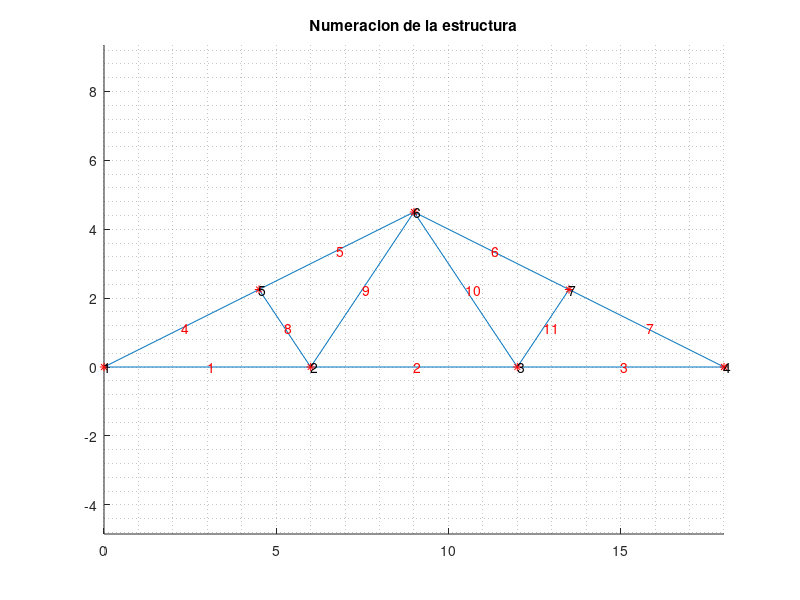

This figure's MATLAB source: (Note: this script raises an error after producing the figure.)
clear, clc, close all

%% constantes
X = 1; Y = 2; TH = 3;

%% Unidades en kN y m
xnod = [ ...  % coordenadas de cada nodo [x, y]
      0      0
    6.0      0
   12.0      0
   18.0      0
    4.5   2.25
    9.0   4.50
   13.5   2.25  ];

% LaG: local a global: matriz que relaciona nodos locales y globales
% fila = barra
% col1 = nodo global asociado a nodo local 1
% col2 = nodo global asociado a nodo local 2
% (se lee la barra x va del nodo i al nodo j)

% nod1  nod2 material  tipo(1=EE,2=ER,3=RR)
barra = [
     2     1     2     3    %  1   2=empotrado, 1=rotula
     2     3     2     3    %  2
     3     4     2     3    %  3
     5     1     1     3    %  4   5=empotrado, 1=rotula
     5     6     1     3    %  5
     7     6     1     3    %  6   7=empotrado, 6=rotula
     7     4     1     3    %  7
     5     2     1     3    %  8
     2     6     1     3    %  9
     6     3     1     3    % 10
     3     7     1     3 ]; % 11
 
LaG = barra(:,[1 2]);  % local a global
mat = barra(:,3);      % material

%    area      inercias_y       modulo de elast.  densidad
%    A(m^2)     I(m^4)          E(kPa)            (kg/m3)
props = [...
    pi*0.04^2  pi*0.04^4/4        200e6            7800     % inclinado
    0.04*0.04  0.04*0.04^3/12     200e6            7800  ]; % horizontal
% seccion circular de radio 4 cm para los elementos inclinados
% seccion rectangular de lado 4 cm para los elementos horizontales
A = props(mat,1); I = props(mat,2); E = props(mat,3); rho = props(mat,4);

%% Se calcula la carga por peso propio asociada a cada barra [kN/m]
wpp = -A.*(rho/1000)*9.81;

nno  = size(xnod,1); % numero de nodos (numero de filas de xnod)
nbar = size(LaG,1);  % numero de EFs (numero de filas de LaG)

%% gdl: grados de libertad
% fila = nodo
% col1 = gdl en direccion x
% col2 = gdl en direccion y
% col3 = gdl en direccion angular antihoraria
gdl = [ ...
   1    2     % 1  % nodos vs grados de libertad
   3    4     % 2
   5    6     % 3
   7    8     % 4
   9   10     % 5
  11   12     % 6
  13   14  ]; % 7

ngdl = nanmax(gdl(:));  % numero de grados de libertad


%% Se definen los gdl asociados a cada barra
idx = cell(nbar,1);
for e = 1:nbar
   switch barra(e,4) 
      case 1 %EE
         idx{e} = [ gdl(LaG(e,1),[1 2 3]) gdl(LaG(e,2),[1 2 3]) ];    
      case 2 %ER
         idx{e} = [ gdl(LaG(e,1),[1 2 3]) gdl(LaG(e,2),[1 2])   ];             
      case 3 %RR
         idx{e} = [ gdl(LaG(e,1),[1 2])   gdl(LaG(e,2),[1 2])   ];                      
   end   
end

%% cargas aplicadas (gdl carga)
ang = atan2(4.5,3);
cargas_aplica = [ ...
   gdl(2,Y)  -20    
   gdl(3,Y)  -40 
   gdl(5,Y)  -12 
   
   gdl(6,X)  -10*cos(ang)
   gdl(6,Y)  -10*sin(ang)   
   
   gdl(7,X)  -20*cos(ang)
   gdl(7,Y)  -20*sin(ang)   
   
   gdl(4,X)  -10*cos(ang)
   gdl(4,Y)  -10*sin(ang) ];
dofs_cargados  = cargas_aplica(:,1);

fg = zeros(ngdl, 1);
fg(dofs_cargados) = cargas_aplica(:,2);

%% Se calculan las coordenadas x1,y1, x2,y2 de cada barra
x1 = xnod(LaG(:,1), X);  x2 = xnod(LaG(:,2), X);
y1 = xnod(LaG(:,1), Y);  y2 = xnod(LaG(:,2), Y);

%% Se dibuja la estructura junto con su numeracion
figure(1); 
hold on;
cgx = (x1 + x2)/2; cgy = (y1 + y2)/2;   % centro de gravedad
for e = 1:nbar
   line([x1(e) x2(e)], [y1(e) y2(e)]);
   
   % Calculo la posicion del centro de gravedad del triangulo
   h = text(cgx(e), cgy(e), num2str(e)); set(h,'Color', [1 0 0]);
end

axis equal
grid minor
plot(xnod(:,X), xnod(:,Y), 'r*');
text(xnod(:,X), xnod(:,Y), num2str((1:nno)'));
title('Numeracion de la estructura');

%% fuerzas nodales equivalentes para las diferentes barras
% (en este ejemplo las fuerzas nodales equivalentes estas siendo 
% especificadas con respecto al sistema de coordenadas globales)
feloc = cell(nbar,1);

%% ensamblo la matriz de rigidez global
Kg   = zeros(ngdl);   % separo memoria
Ke  = cell(nbar,1);
T   = cell(nbar,1);
for e = 1:nbar  % para cada barra   
   % se calcula la matriz de transformacion de coordenadas para la barra e   
   % y la matriz de rigidez local expresada en el sistema de coordenadas 
   % locales para la barra e  
   switch length(idx{e})
      case 4
         [T{e},Kloc] = Te_Keloc_RR(A(e), E(e),       x1(e), y1(e), x2(e), y2(e));
         feloc{e}    = feloc_RR   (wpp(e),           x1(e), y1(e), x2(e), y2(e));
      case 5
         [T{e},Kloc] = Te_Keloc_ER(A(e), E(e), I(e), x1(e), y1(e), x2(e), y2(e));
         feloc{e}    = feloc_ER(wpp(e),              x1(e), y1(e), x2(e), y2(e));
      case 6
         [T{e},Kloc] = Te_Keloc_EE(A(e), E(e), I(e), x1(e), y1(e), x2(e), y2(e));
         feloc{e}    = feloc_EE(wpp(e),              x1(e), y1(e), x2(e), y2(e));         
   end

   % matriz de rigidez local en coordenadas globales
   Ke{e} = T{e}'*Kloc*T{e};
   
   Kg(idx{e},idx{e}) = Kg(idx{e},idx{e}) + Ke{e};  % sumo Ke{e} a K global
   fg(idx{e})        = fg(idx{e}) + T{e}'*feloc{e}; % sumo a f global
end

%% grados de libertad del desplazamiento conocidos (c) y desconocidos (d)
apoyos = [...
   gdl(1,Y)  0
   gdl(4,X)  0   
   gdl(4,Y)  0
];

%% introduciendo los soportes inclinados
Tg = speye(ngdl,ngdl);
ang = -30;
Tg(gdl(1,[X Y]),gdl(1,[X Y])) = [ cosd(ang) sind(ang); -sind(ang) cosd(ang) ];
K = Tg*Kg*Tg';

% convierto a sistema de coordenadas con soportes inclinados
f  = Tg*fg;

%%
% f = vector de fuerzas nodales equivalentes
% q = vector de fuerzas nodales de equilibrio del elemento
% a = desplazamientos

%| qd   |   | Kcc Kcd || ac |   | fd |  Recuerde que qc = 0
%|      | = |         ||    | - |    |
%| qc=0 |   | Kdc Kdd || ad |   | fc | 

% extraigo las submatrices y especifico las cantidades conocidas
c = apoyos(:,1);
d = setdiff(1:ngdl, c);

Kcc = K(c,c); Kcd = K(c,d); fd = f(c);
Kdc = K(d,c); Kdd = K(d,d); fc = f(d);

% f = vector de fuerzas nodales equivalentes
% q = vector de fuerzas nodales de equilibrio del elemento
% a = desplazamientos
ac = apoyos(:,2); % desplazamientos conocidos en contorno

%% resuelvo el sistema de ecuaciones
ad = Kdd\(fc-Kdc*ac);        % calculo desplazamientos desconocidos
qd = Kcc*ac + Kcd*ad - fd;   % calculo fuerzas de equilibrio desconocidas
a  = zeros(ngdl,1);   a(c) = ac;  a(d) = ad; % desplazamientos
q  = zeros(ngdl,1);   q(c) = qd;             % fuerzas nodales equivalentes

%% retorno las fuerzas y los desplazamientos en el sistema de coordenadas
%% donde los grados de libertad son paralelos a los ejes
qg = Tg'*q;
ag = Tg'*a;



%% imprimo las fuerzas internas en cada barra referidas a las coordenadas
%% globales
qe_coord_loc = cell(nbar,1);
for e = 1:nbar % para cada barra
   fprintf('\n\n Fuerzas internas para barra %d en coord. globales = \n', e);
   qe_coord_glob = Ke{e}*ag(idx{e}) - T{e}'*feloc{e};
   disp(qe_coord_glob)
   
   fprintf('\n\n Fuerzas internas para barra %d en coord. locales = \n', e);
   qe_coord_loc{e} = T{e}*qe_coord_glob;
   disp(qe_coord_loc{e});   
end

%% se estiman los movimientos y las reacciones de cada nodo
vect_mov = zeros(nno,3); % vector de movimientos
qq       = zeros(nno,3); % vector de movimientos
for i = 1:nno
   vect_mov(i,1) = ag(gdl(i,1));   qq(i,1) = qg(gdl(i,1));
   vect_mov(i,2) = ag(gdl(i,2));   qq(i,2) = qg(gdl(i,2));
   vect_mov(i,3) = NaN;            qq(i,3) = NaN;         
end

%% imprimo los resultados
format short g
disp('Desplazamientos nodales                                                ');
disp('~~~~~~~~~~~~~~~~~~~~~~~~~~~~~~~~~~~~~~~~~~~~~~~~~~~~~~~~~~~~~~~~~~~~~~~');
for i = 1:nno
   fprintf('Nodo %3d: u = %12.4g mm, v = %12.4g mm, theta = %12.4g rad \n', ...
      i, 1000*vect_mov(i,X), 1000*vect_mov(i,Y), vect_mov(i,TH));
end


disp(' ');
disp('Fuerzas nodales de equilibrio (solo se imprimen los diferentes de cero)  ');
disp('~~~~~~~~~~~~~~~~~~~~~~~~~~~~~~~~~~~~~~~~~~~~~~~~~~~~~~~~~~~~~~~~~~~~~~~~~');
for i = 1:nno   
   if ~isequal(qq(i,:), [0 0 0])
      fprintf('Nodo %3d qx = %12.4g kN, qy = %12.4g, mom = %12.4g kN m\n', ...
         i, qq(i,X), qq(i,Y), qq(i,TH));
   end
end


%% Dibujar la estructura y su deformada
esc_def    = 50;          % escalamiento de la deformada
esc_faxial = 0.05;        % escalamiento del diagrama de axiales
esc_V      = 2;           % escalamiento del diagrama de cortantes
esc_M      = 2;           % escalamiento del diagrama de momentos

xdef = xnod + esc_def*vect_mov(:,[1 2]);

figure(2); hold on; title('Deformada');              xlabel('x, m'); ylabel('y, m'); axis equal
figure(3); hold on; title('Fuerza axial [kN]');      xlabel('x, m'); ylabel('y, m'); axis equal
figure(4); hold on; title('Fuerza cortante [kN]');   xlabel('x, m'); ylabel('y, m'); axis equal
figure(5); hold on; title('Momento flector [kN-m]'); xlabel('x, m'); ylabel('y, m'); axis equal

for e = 1:nbar
   theta = atan2(y2(e)-y1(e),x2(e)-x1(e));
   qxloc_e = @(x) wpp(e)*sin(theta);
   qyloc_e = @(x) wpp(e)*cos(theta);

   switch length(idx{e})
      case 4
      dibujar_barra_deformada_RR(A(e), E(e), I(e), ...
         x1(e),y1(e), x2(e),y2(e), qxloc_e, qyloc_e, qe_coord_loc{e}, T{e}*ag(idx{e}), ...
         esc_def, esc_faxial, esc_V, esc_M);
      case 5
      dibujar_barra_deformada_ER(A(e), E(e), I(e), ...
         x1(e),y1(e), x2(e),y2(e), qxloc_e, qyloc_e, qe_coord_loc{e}, T{e}*ag(idx{e}), ...
         esc_def, esc_faxial, esc_V, esc_M);
      case 6
      dibujar_barra_deformada_EE(A(e), E(e), I(e), ...
         x1(e),y1(e), x2(e),y2(e), qxloc_e, qyloc_e, qe_coord_loc{e}, T{e}*ag(idx{e}), ...
         esc_def, esc_faxial, esc_V, esc_M);
   end
end

%%
return;
